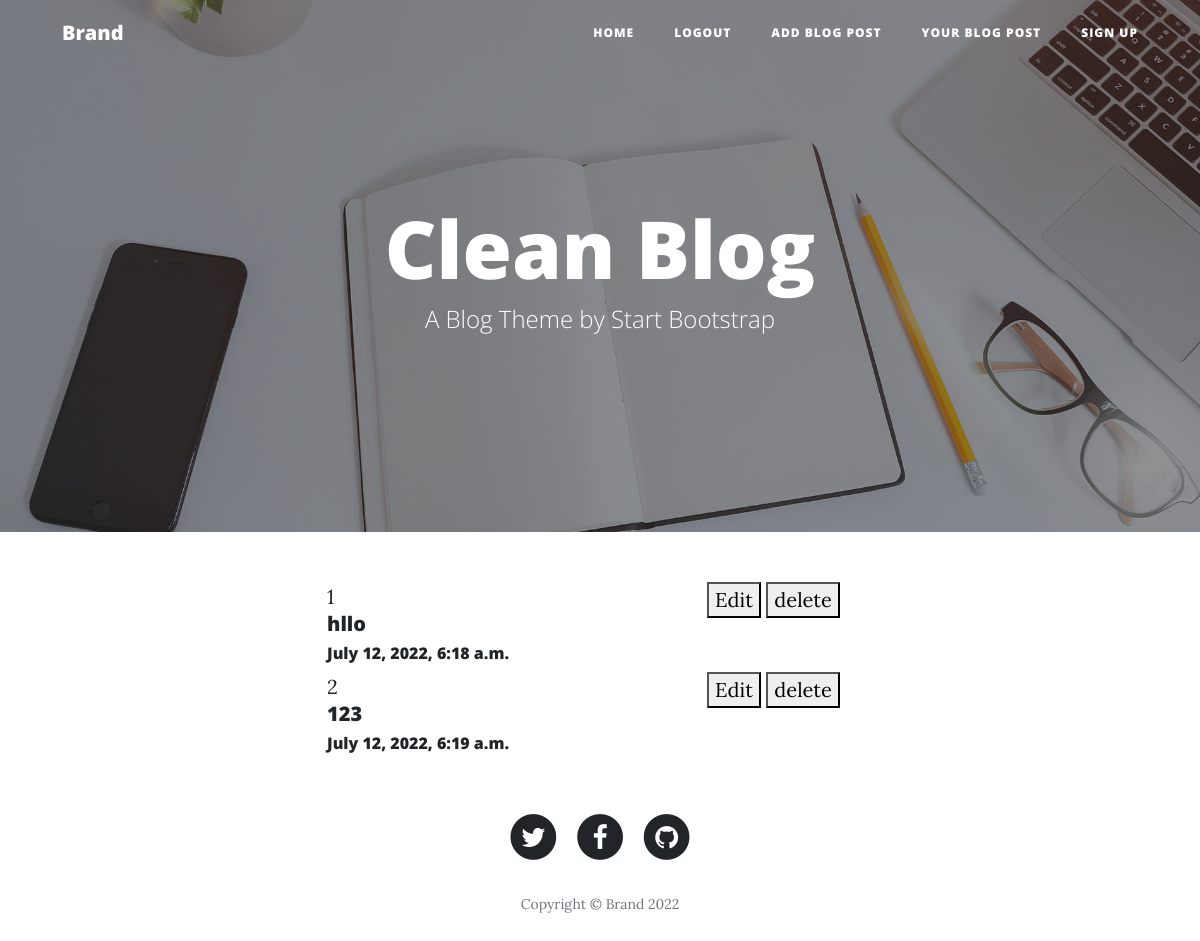
Before: /userblogs/ (signed in) with the older database file.
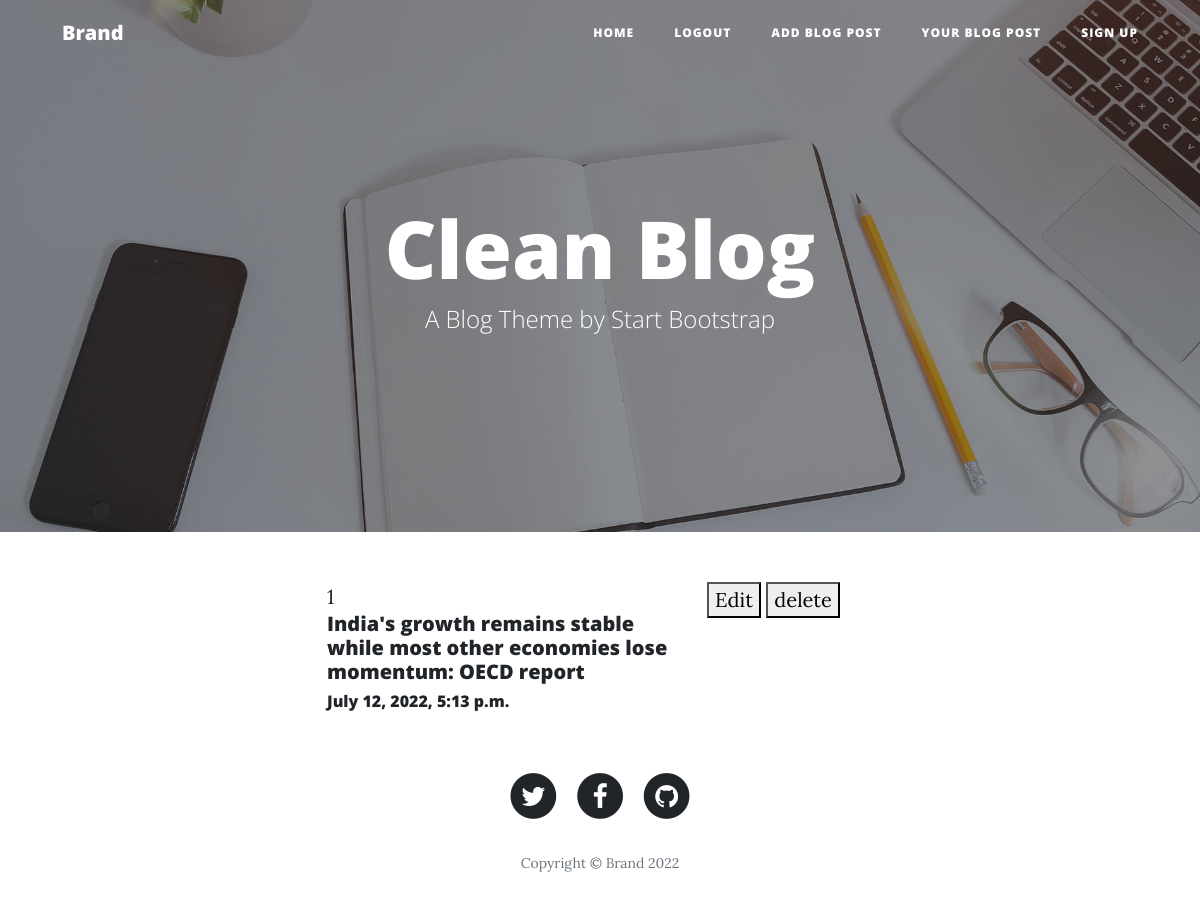
After: the same page with the newer database file.
### home/models.py (models this page shows, shortened)
class Blog(models.Model):
    title = models.CharField(max_length=200)
    content = models.TextField()
    user = models.ForeignKey(User, blank=True, null= True, on_delete=models.CASCADE)
    slug = models.SlugField(max_length=20, null=True, blank=True)
    image = models.ImageField(upload_to = 'blog')
    created_at = models.DateTimeField(auto_now_add=True)
    upload_to = models.DateTimeField(auto_now=True)

### home/views.py (the view)
# urls.py: path('userblogs/', user_Blogs, name="userblogs"),
def user_Blogs(request):
    context = {}
    blog_ob = Blog.objects.filter(user = request.user)
    context['blog_ob'] = blog_ob
    return render(request, 'user_blog.html', context)

### home/templates/user_blog.html
{% extends 'main.html' %}
{% block content %}
    <div class="div container">
        {% for blog in blog_ob %}
            <div class="row">
                <div class="col-3">
                </div>
                <div class="col-4">
                    {{forloop.counter}}
                    <a href="{% url 'blogdetail' blog.slug %}">
                    <h5>{{blog.title}}</h5></a>
                    <h6>{{blog.created_at}}</h6>
                </div>
                <div class="col-4">
                    <a href="{% url 'updateblog' blog.slug %}"><button>Edit</button></a>
                    <a href="{% url 'blogdelete' blog.id %}"><button>delete</button></a>
                </div>
            </div>
        {% endfor %}
    </div>
{% endblock %}

Changed rows visible on the page:
removed Blog: title "hllo", created_at "July 12, 2022, 6:18 a.m."
removed Blog: title "123", created_at "July 12, 2022, 6:19 a.m."
added Blog: title "India's growth remains stable while most other economies lose momentum: OECD report", created_at "July 12, 2022, 5:13 p.m."
